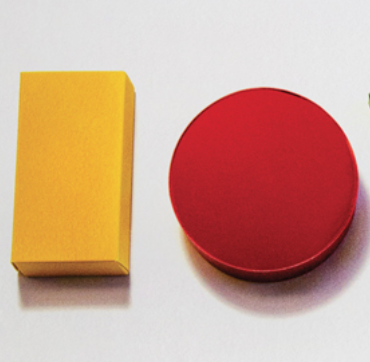
#> input picture im-circle.png, 370 x 362 px
$ jupyter execute --allow-errors gg_46_object_detect.ipynb   (shell and % lines are left out)
#> lines starting #> are read from the running program, lines starting #| are printed output that depends on the picture; after the words box and inside, x2 and y2 are one past the last pixel; in counts of white or black regions, pixels touching at a corner belong together
#  이미지 윤곽 추출
- findContours() 사용
- 원과 사각형 그림 다운로드
- https://www.dropbox.com/s/sgbgz5ese6ytjx9/im-circle-box.png

[cell 1]
import cv2
import matplotlib.pyplot as plt

img = cv2.imread("im-circle.png")
#> img is the input picture: shape (362, 370, 3); mean B, G, R 144.4, 163.7, 207.8
plt.imshow(cv2.cvtColor(img, cv2.COLOR_BGR2RGB))
plt.show()

## 윤곽선 추출
- 이미지를 그레이로 스케일링하고 블러 처리한다 (노이지를 없앰)
- 이미지를 흑백을 이진화 코딩한다 (threshold() 사용)
- findContour()로 경계를 검출한다

[cell 2]
gray1 = cv2.cvtColor(img, cv2.COLOR_BGR2GRAY)
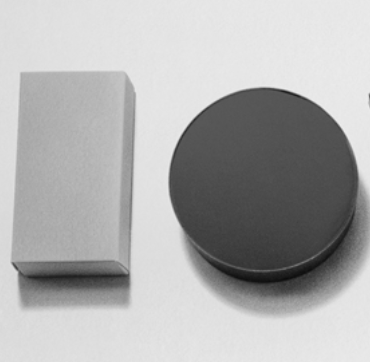
#> gray1: shape (362, 370); min 11, max 236, mean 174.8
plt.imshow(gray1, cmap="gray")

## findContours
- 인자는, 이미지, 검출모드, 윤곽추출방법이다.
- 리턴값은, 윤곽이미지, 윤곽리스트, 계층정보 3가지이다.
- LIST는 단순한 윤곽 검출을 한다

[cell 3]
# 필터 크기는 홀수로 지정한다, 표준편차는 0으로 지정하면 자동으로 생성한다
gray = cv2.GaussianBlur(gray1, (7, 7), 0)
# 흑백으로 만든다, 역치값과, 대체값을 지정한다
im2 = cv2.threshold(gray, 215, 301, cv2.THRESH_BINARY_INV)[1]
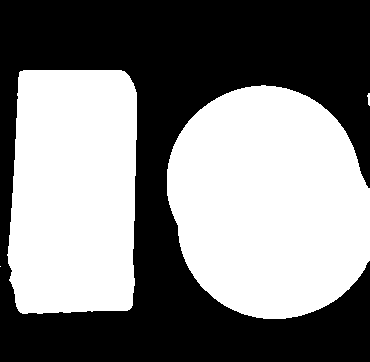
#> im2: shape (362, 370); 50.1% white; 1 black region

# 변환한 이미지 출력하기
plt.subplot(1, 2, 1)
plt.imshow(im2, cmap="gray")

# 윤곽 검출하기
cnts = cv2.findContours(im2,
        cv2.RETR_LIST,
        cv2.CHAIN_APPROX_SIMPLE)[0]
#> cnts = 4 contours, 2 with area under 20; largest, box (x1, y1, x2, y2) and area: (167, 85, 370, 319) 37406, (7, 70, 137, 314) 28978

for c in cnts:
    print('*')
    x, y, w, h = cv2.boundingRect(c)
    # 너무 크거나 너무 작은 부분 제거하기
    if w < 5 or w > 300: continue
    print(x,y,w,h) # 결과 출력하기
    cv2.rectangle(img, (x, y), (x+w, y+h), (0, 255, 0), 2)
#> this loop made 4 passes
#> (x, y, w, h) on passes 1 to 4: (0, 266, 1, 1), (367, 93, 3, 13), (167, 85, 203, 234), (7, 70, 130, 244)
#| *
#| *
#| *
#| 167 85 203 234
#| *
#| 7 70 130 244
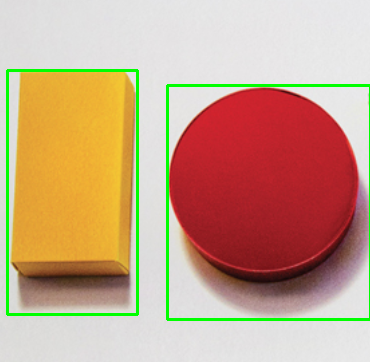
#> img: shape (362, 370, 3); 3.27% of pixels changed, all inside (x1, y1, x2, y2) = (6, 69, 370, 321)

# 화면 오른쪽에 결과 출력하기
plt.subplot(1, 2, 2)
plt.imshow(cv2.cvtColor(img, cv2.COLOR_BGR2RGB))
# plt.savefig("obj1.png", dpi=200)
plt.show()
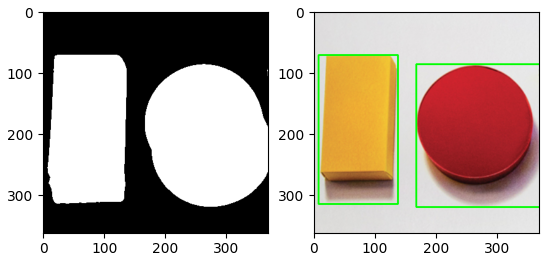
#> figure drawn by matplotlib, 2 panels

[cell 4]
#  총 몇개의 윤곽선을 찾았는지 조사
import numpy as np
#> (the rest of this cell did not finish here and is left out)

## 우편번호 읽기

[cell 5]
def detect_zipno(fname):
#> called with fname = 'im-post.png'
    img = cv2.imread(fname)
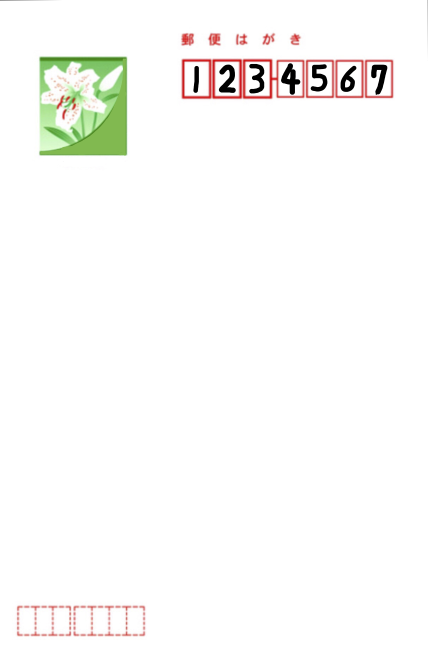
#> input picture im-post.png, 856 x 1327 px (shown at 1/2 size)
#> img is the input picture: shape (1327, 856, 3); mean B, G, R 248.2, 250.1, 250.5
    gray = cv2.cvtColor(img, cv2.COLOR_BGR2GRAY)
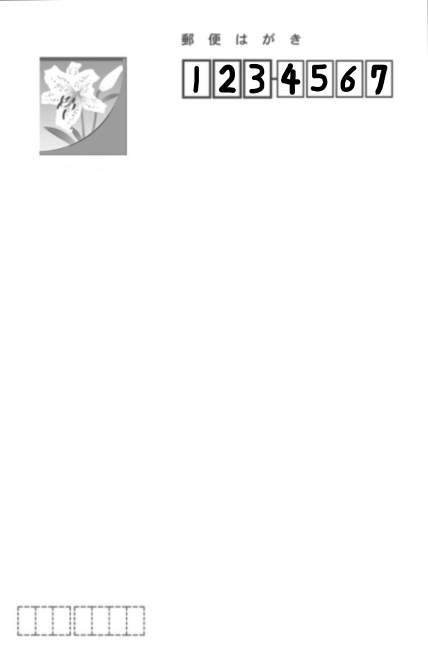
#> gray: shape (1327, 856) (shown at 1/2 size); min 0, max 255, mean 250
    gray = cv2.GaussianBlur(gray, (3, 3), 0)
    im2 = cv2.threshold(gray, 100, 255, cv2.THRESH_BINARY_INV)[1]
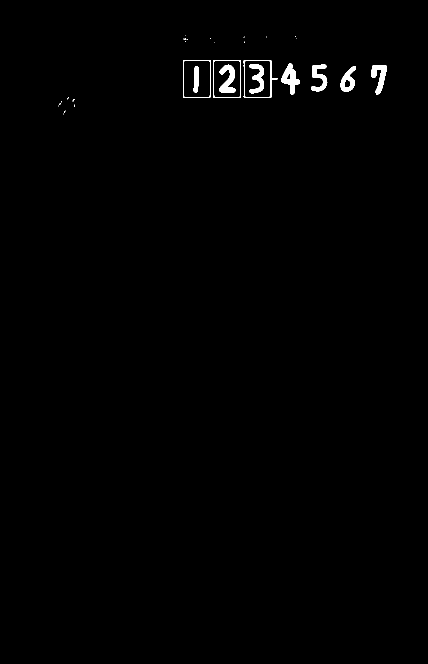
#> im2: shape (1327, 856) (shown at 1/2 size); 0.67% white; 29 white regions (19 under 20 px)

    # 윤곽 검출
    cnts = cv2.findContours(im2,
        cv2.RETR_LIST,
        cv2.CHAIN_APPROX_SIMPLE)[0]
#> cnts = 34 contours, 19 with area under 20; largest, box (x1, y1, x2, y2) and area: (426, 120, 482, 196) 4124, (487, 120, 555, 196) 4080, (366, 120, 421, 196) 4049, (367, 121, 421, 195) 3855, (427, 121, 481, 195) 3854

    result = []
    for pt in cnts:
        x, y, w, h = cv2.boundingRect(pt)
        if not(20 < w < 100): continue
        result.append([x, y, w, h])
#> this loop made 34 passes
#> (x, y, w, h) on passes 2, 3, 4, 5, 7, 9, 10, 11, 12, 13, 14, 15: (128, 221, 3, 5), (116, 212, 1, 1), (148, 209, 2, 5), (117, 206, 5, 5), (145, 198, 4, 5), (689, 158, 13, 18), (573, 144, 9, 16), (681, 132, 31, 52), (387, 132, 11, 53), (743, 130, 31, 59), (622, 129, 33, 54), (438, 129, 33, 57)
#> (pt, x, y, w, h) on passes 1, 6, 8, 25, 26, 27: ([[127, 227], [127, 228]], 127, 227, 1, 2), ([[123, 202], [122, 203], [122, 204], [123, 203]], 122, 202, 2, 3), ([[136, 195], [134, 197], [134, 198], [137, 195]], 134, 195, 4, 4), ([[488, 83], [488, 84], [489, 84]], 488, 83, 2, 2), ([[371, 82], [371, 83]], 371, 82, 1, 2), ([[374, 78], [375, 78]], 374, 78, 2, 1)
#> after the loop, result = [[681, 132, 31, 52], [743, 130, 31, 59], [622, 129, 33, 54], [438, 129, 33, 57], [499, 128, 29, 59], [562, 127, 38, 62], [488, 121, 54, 74], [427, 121, 54, 74], [367, 121, 54, 74], [487, 120, 68, 76], [426, 120, 56, 76], [366, 120, 55, 76]]
    # 추출한 윤곽을 위치에 따라 정렬
    result = sorted(result, key=lambda x: x[0])
#> result = [[366, 120, 55, 76], [367, 121, 54, 74], [426, 120, 56, 76], [427, 121, 54, 74], [438, 129, 33, 57], [487, 120, 68, 76], [488, 121, 54, 74], [499, 128, 29, 59], [562, 127, 38, 62], [622, 129, 33, 54], [681, 132, 31, 52], [743, 130, 31, 59]]
   # 테두리 출력하기
    for x, y, w, h in result:
        cv2.rectangle(img, (x, y), (x+w, y+h), (0, 255, 0), 3)
#> this loop made 12 passes
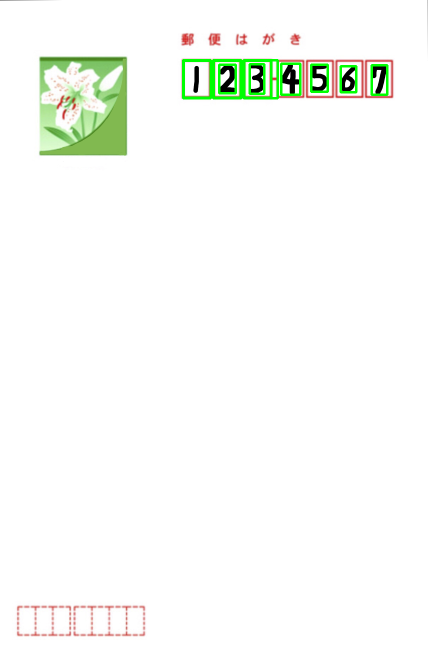
#> img: shape (1327, 856, 3) (shown at 1/2 size); 0.9% of pixels changed, all inside (x1, y1, x2, y2) = (364, 118, 777, 199)
    return result, img

cnts, img = detect_zipno("im-post.png")
#> cnts has the same summary as result in detect_zipno
plt.imshow(cv2.cvtColor(img, cv2.COLOR_BGR2RGB))
plt.show()
#> (reads digits.pkl from the repository)
